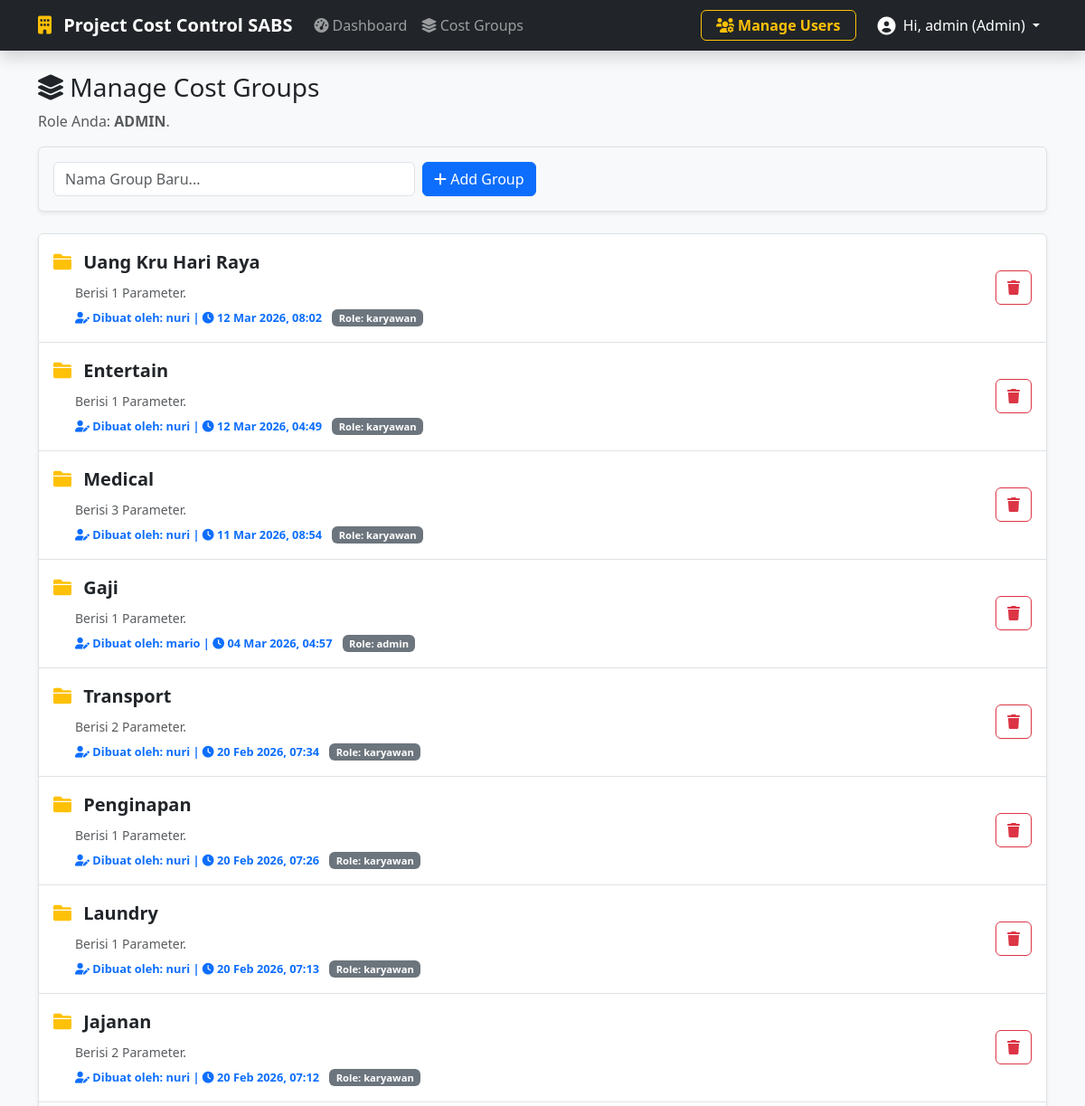
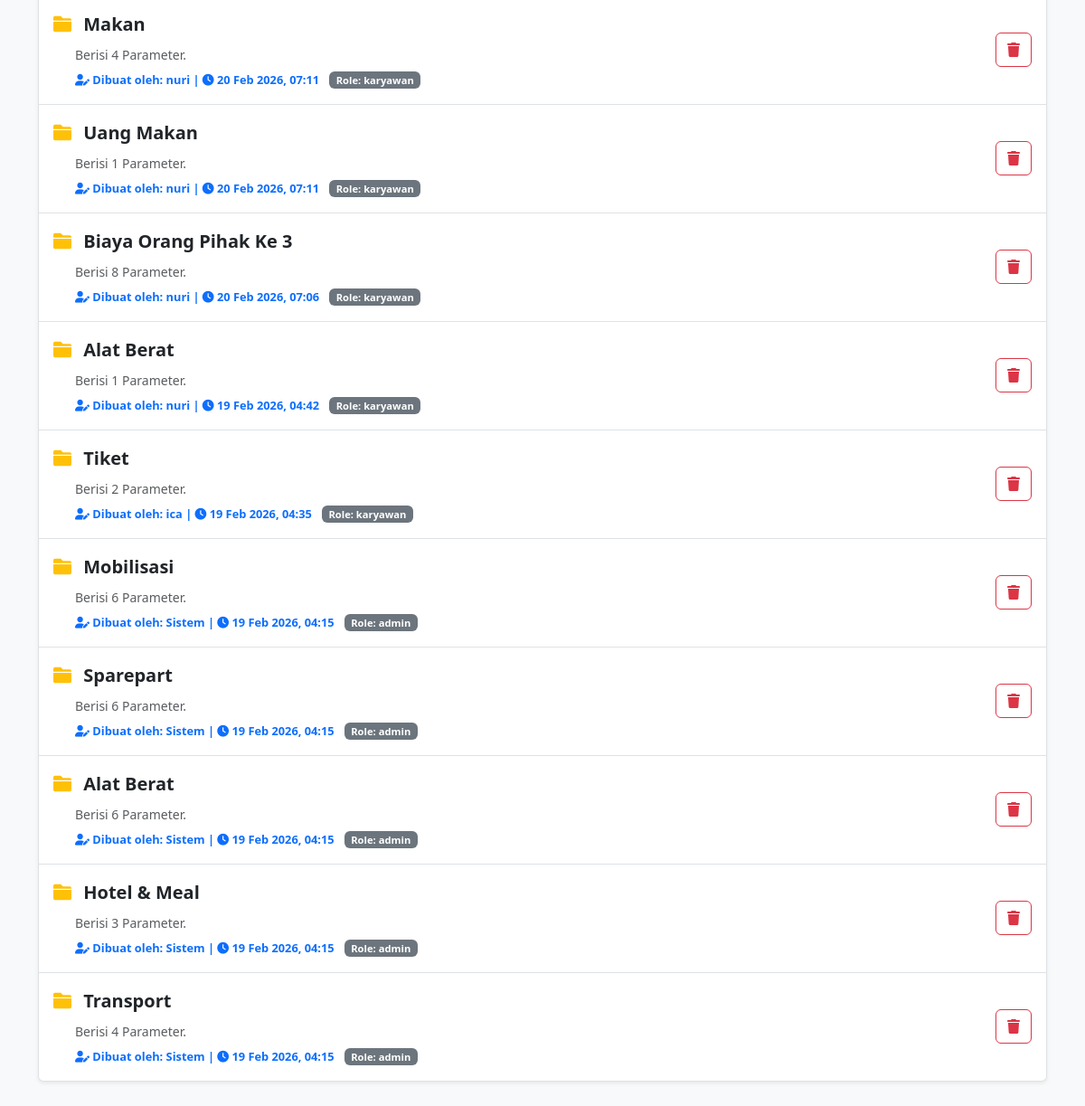
The app's page /groups.php (signed in) with its own data (2 pictures, top to bottom).
### tables this page shows
CREATE TABLE `cost_groups` (
  `id` int(11) NOT NULL,
  `group_name` varchar(100) NOT NULL,
  `created_by_role` enum('admin','karyawan') NOT NULL DEFAULT 'admin',
  `created_by_user` varchar(100) DEFAULT 'Sistem',
  `created_at` timestamp NOT NULL DEFAULT current_timestamp()
);

### groups.php (the view, shortened to what this page needs)
<?php
require 'config.php';
require 'header.php';
$userRole = $_SESSION['role'] ?? 'karyawan';
if($userRole === 'admin') {
    $groups = $pdo->query("SELECT * FROM cost_groups ORDER BY id DESC")->fetchAll();
} else {
    $groups = $pdo->query("SELECT * FROM cost_groups WHERE created_by_role = 'karyawan' ORDER BY id DESC")->fetchAll();
}
?>
<div class="row">
    <div class="col-md-12">
        <h3><i class="fas fa-layer-group"></i> Manage Cost Groups</h3>
        <p class="text-muted">Role Anda: <strong><?= strtoupper($userRole) ?></strong>.</p>
        <form method="POST" class="d-flex gap-2 mb-4 p-3 bg-light border rounded shadow-sm">
            <input type="text" name="group_name" class="form-control" placeholder="Nama Group Baru..." required style="max-width: 400px; text-transform: capitalize;">
            <button type="submit" name="add_group" class="btn btn-primary"><i class="fas fa-plus"></i> Add Group</button>
        </form>
        <div class="list-group shadow-sm">
            <?php foreach($groups as $g): ?>
                <div class="list-group-item list-group-item-action d-flex justify-content-between align-items-center p-3">
                    <div>
                        <a href="group_detail.php?id=<?= $g['id'] ?>" class="fw-bold text-decoration-none fs-5 text-dark">
                            <i class="fas fa-folder me-2 text-warning"></i> <?= htmlspecialchars($g['group_name']) ?>
                        </a>
                        <?php
                            $stmtC = $pdo->prepare("SELECT count(*) FROM cost_parameters WHERE group_id = ?");
                            $stmtC->execute([$g['id']]);
                            $count = $stmtC->fetchColumn();
                        ?>
                        <div class="mt-2 ms-4">
                            <small class="text-muted d-block mb-1">Berisi <?= $count ?> Parameter.</small>
                            <small class="text-primary fw-bold" style="font-size: 0.8em;">
                                <i class="fas fa-user-edit"></i> Dibuat oleh: <?= htmlspecialchars($g['created_by_user'] ?? 'Sistem') ?>
                                | <i class="fas fa-clock"></i> <?= $g['created_at'] ? date('d M Y, H:i', strtotime($g['created_at'])) : '-' ?>
                            </small>
                            <span class="badge bg-secondary ms-2" style="font-size: 0.7em;">Role: <?= $g['created_by_role'] ?></span>
                        </div>
                    </div>
                    <a href="groups.php?del=<?= $g['id'] ?>" class="btn btn-outline-danger" onclick="return confirm('Hapus Group ini beserta isinya?')">
                        <i class="fas fa-trash"></i>
                    </a>
                </div>
            <?php endforeach; ?>
        </div>
    </div>
</div>
<?php require 'footer.php'; ?>

### header.php (shortened to what this page needs)
<?php
$userRole = $_SESSION['role'] ?? 'karyawan';
?>
<!DOCTYPE html>
<html lang="id">
<head>
    <link href="https://cdn.jsdelivr.net/npm/bootstrap@5.3.0/dist/css/bootstrap.min.css" rel="stylesheet">
    <link rel="stylesheet" href="https://cdnjs.cloudflare.com/ajax/libs/font-awesome/6.0.0/css/all.min.css">
</head>
<body class="bg-light">
<nav class="navbar navbar-expand-lg navbar-dark bg-dark mb-4 shadow">
  <div class="container">
    <a class="navbar-brand fw-bold" href="dashboard.php">
        <i class="fas fa-building text-warning me-2"></i> Project Cost Control SABS
    </a>
    <div class="collapse navbar-collapse" id="navbarNav">
      <ul class="navbar-nav me-auto mb-2 mb-lg-0">
        <li class="nav-item">
            <a class="nav-link" href="dashboard.php"><i class="fas fa-tachometer-alt"></i> Dashboard</a>
        </li>
        <li class="nav-item">
            <a class="nav-link" href="groups.php"><i class="fas fa-layer-group"></i> Cost Groups</a>
        </li>
      </ul>
      <ul class="navbar-nav ms-auto align-items-center">
        <?php if($userRole === 'admin'): ?>
            <li class="nav-item me-3">
                <a class="nav-link text-warning fw-bold border border-warning rounded px-3 py-1" href="manage_users.php">
                    <i class="fas fa-users-cog"></i> Manage Users
                </a>
            </li>
        <?php endif; ?>
        <li class="nav-item dropdown">
            <a class="nav-link dropdown-toggle text-white" href="#" role="button" data-bs-toggle="dropdown">
                <i class="fas fa-user-circle fa-lg me-1"></i>
                Hi, <?= htmlspecialchars($_SESSION['username'] ?? 'User') ?> (<?= ucfirst($userRole) ?>)
            </a>
        </li>
      </ul>
    </div>
  </div>
</nav>
<div class="container pb-5">

### footer.php (shortened to what this page needs)
</div>
</body>
</html>

### records on screen
cost_groups: group_name "Uang Kru Hari Raya", count "1", created_by_user "nuri", created_at "12 Mar 2026, 08:02", created_by_role "karyawan"
cost_groups: group_name "Entertain", count "1", created_by_user "nuri", created_at "12 Mar 2026, 04:49", created_by_role "karyawan"
cost_groups: group_name "Medical", count "3", created_by_user "nuri", created_at "11 Mar 2026, 08:54", created_by_role "karyawan"
cost_groups: group_name "Gaji", count "1", created_by_user "mario", created_at "04 Mar 2026, 04:57", created_by_role "admin"
cost_groups: group_name "Transport", count "2", created_by_user "nuri", created_at "20 Feb 2026, 07:34", created_by_role "karyawan"
cost_groups: group_name "Penginapan", count "1", created_by_user "nuri", created_at "20 Feb 2026, 07:26", created_by_role "karyawan"
cost_groups: group_name "Laundry", count "1", created_by_user "nuri", created_at "20 Feb 2026, 07:13", created_by_role "karyawan"
cost_groups: group_name "Jajanan", count "2", created_by_user "nuri", created_at "20 Feb 2026, 07:12", created_by_role "karyawan"
cost_groups: group_name "Makan", count "4", created_by_user "nuri", created_at "20 Feb 2026, 07:11", created_by_role "karyawan"
cost_groups: group_name "Uang Makan", count "1", created_by_user "nuri", created_at "20 Feb 2026, 07:11", created_by_role "karyawan"
cost_groups: group_name "Biaya Orang Pihak Ke 3", count "8", created_by_user "nuri", created_at "20 Feb 2026, 07:06", created_by_role "karyawan"
cost_groups: group_name "Alat Berat", count "1", created_by_user "nuri", created_at "19 Feb 2026, 04:42", created_by_role "karyawan"
cost_groups: group_name "Tiket", count "2", created_by_user "ica", created_at "19 Feb 2026, 04:35", created_by_role "karyawan"
cost_groups: group_name "Mobilisasi", count "6", created_by_user "Sistem", created_at "19 Feb 2026, 04:15", created_by_role "admin"
cost_groups: group_name "Sparepart", count "6", created_by_user "Sistem", created_at "19 Feb 2026, 04:15", created_by_role "admin"
cost_groups: group_name "Alat Berat", count "6", created_by_user "Sistem", created_at "19 Feb 2026, 04:15", created_by_role "admin"
cost_groups: group_name "Hotel & Meal", count "3", created_by_user "Sistem", created_at "19 Feb 2026, 04:15", created_by_role "admin"
cost_groups: group_name "Transport", count "4", created_by_user "Sistem", created_at "19 Feb 2026, 04:15", created_by_role "admin"

### other values on screen
$_SESSION['username'] "admin"
$userRole "Admin"
$userRole "ADMIN"
